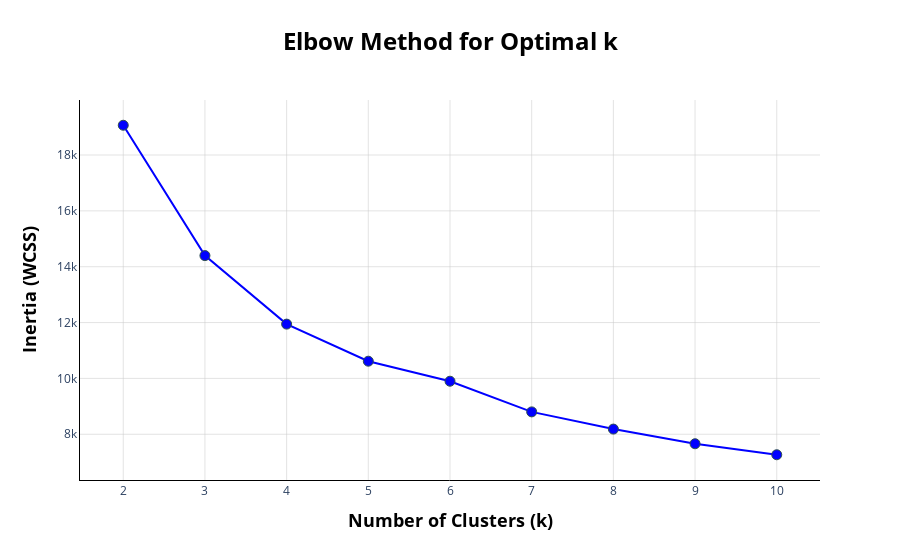

The code cell stored with this chart in its notebook:
### Code cell
# Plot of itertia vs k (gemini increased presentation of the plot)

fig = go.Figure()

# Add the main trace (the line and markers)
fig.add_trace(go.Scatter(
    x=k_values,
    y=inertias,
    mode='lines+markers',  # Show both the line connecting points and the markers
    name='Inertia',
    marker=dict(color='blue', size=10, line=dict(width=1, color='DarkSlateGrey')),
    line=dict(color='blue', width=2)
))
fig.update_layout(
    title=dict(
        text='<b>Elbow Method for Optimal k</b>',
        x=0.5,
        font=dict(size=24, color='black')
    ),
    xaxis_title=dict(
        text='<b>Number of Clusters (k)</b>',
        font=dict(size=18, color='black')
    ),
    yaxis_title=dict(
        text='<b>Inertia (WCSS)</b>',
        font=dict(size=18, color='black')
    ),
    xaxis=dict(
        dtick=1, 
        gridcolor='rgba(200, 200, 200, 0.5)',
        zeroline=False,
        showline=True,  
        linewidth=1,  
        linecolor='black'  
    ),
    yaxis=dict(
        gridcolor='rgba(200, 200, 200, 0.5)',
        zeroline=False,
        showline=True, 
        linewidth=1, 
        linecolor='black' 
    ),
    plot_bgcolor='white',
    paper_bgcolor='white',
    hovermode='x unified'
)

fig.show()

### Figure 1 — Plotly figure (JSON) as saved in the notebook; plotly's stock layout.template omitted (floating-point values rounded to 4 significant figures)
{"data": [{"line": {"color": "blue", "width": 2}, "marker": {"color": "blue", "line": {"color": "DarkSlateGrey", "width": 1}, "size": 10}, "mode": "lines+markers", "name": "Inertia", "type": "scatter", "x": [2, 3, 4, 5, 6, 7, 8, 9, 10], "y": [19070.0, 14400.0, 11940.0, 10620.0, 9899.0, 8802.0, 8185.0, 7660.0, 7266.0]}], "layout": {"hovermode": "x unified", "paper_bgcolor": "white", "plot_bgcolor": "white", "title": {"font": {"color": "black", "size": 24}, "text": "<b>Elbow Method for Optimal k</b>", "x": 0.5}, "xaxis": {"dtick": 1, "gridcolor": "rgba(200, 200, 200, 0.5)", "linecolor": "black", "linewidth": 1, "showline": true, "title": {"font": {"color": "black", "size": 18}, "text": "<b>Number of Clusters (k)</b>"}, "zeroline": false}, "yaxis": {"gridcolor": "rgba(200, 200, 200, 0.5)", "linecolor": "black", "linewidth": 1, "showline": true, "title": {"font": {"color": "black", "size": 18}, "text": "<b>Inertia (WCSS)</b>"}, "zeroline": false}}}
